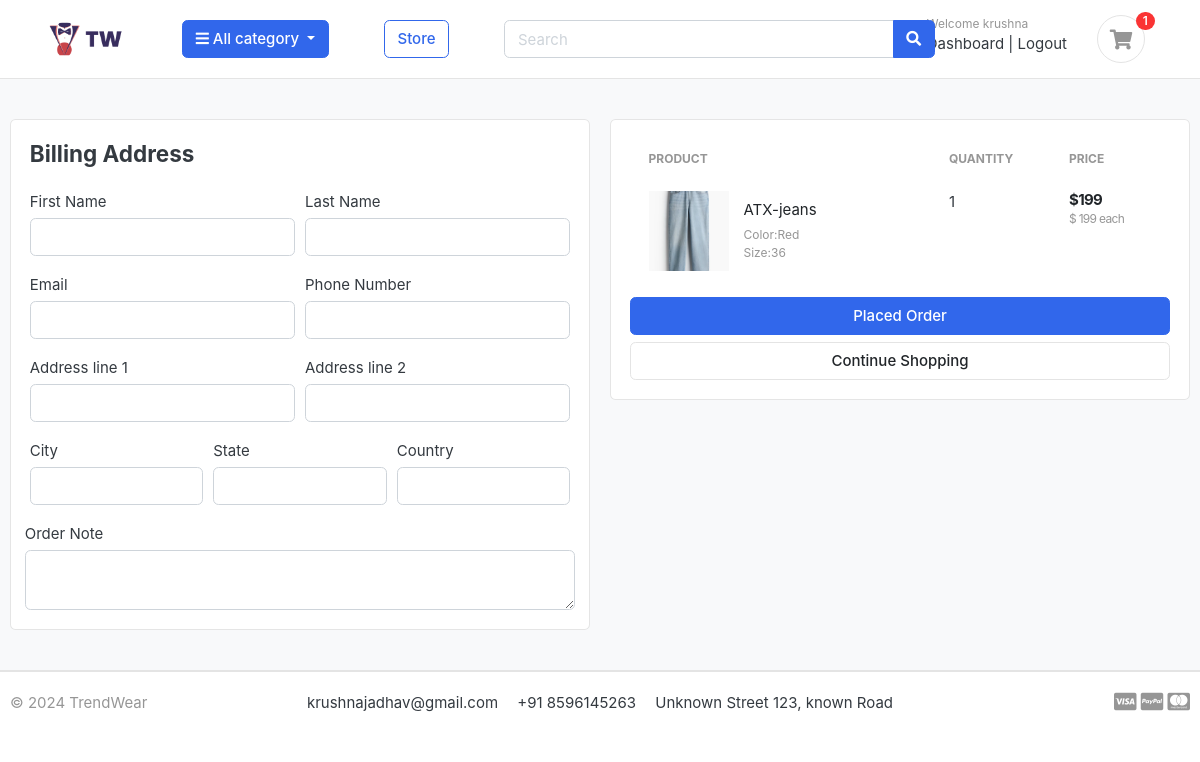
The app's page /cart/checkout/ (signed in) with its own data.
### accounts/models.py (models this page shows, shortened)
class Account(AbstractBaseUser):
    first_name   = models.CharField(max_length=50)
    last_name    = models.CharField(max_length=50)
    username     = models.CharField(max_length=50,unique=True)
    email        = models.EmailField(max_length=100,unique=True)
    phone_number = models.CharField(max_length=50)
    date_joined   = models.DateTimeField(auto_now_add=True)
    last_login    = models.DateTimeField(auto_now_add=True)
    is_admin      = models.BooleanField(default=False)
    is_staff      = models.BooleanField(default=False)
    is_active     = models.BooleanField(default=False)
    is_superadmin = models.BooleanField(default=False)
    USERNAME_FIELD = 'email'
    REQUIRED_FIELDS =['username','first_name','last_name']
    objects=MyAccountManager()

### cart/models.py (models this page shows, shortened)
class CartItem(models.Model):
    user = models.ForeignKey(Account,on_delete=models.CASCADE,null=True)
    product=models.ForeignKey(Product,on_delete=models.CASCADE)
    variation = models.ManyToManyField(Variation,blank=True)
    cart = models.ForeignKey(Cart,on_delete=models.CASCADE,null=True)
    quantity=models.IntegerField()
    is_active=models.BooleanField(default=True)
    def sub_total(self):
        return self.product.price * self.quantity

### store/models.py (models this page shows, shortened)
class Product(models.Model):
    product_name  =models.CharField(max_length=200,unique=True)
    slug          =models.SlugField(max_length=200,unique=True)
    description   =models.TextField(max_length=500,blank=True)
    price         =models.IntegerField()
    images        =models.ImageField(upload_to='photos/products')
    stock         =models.IntegerField()
    is_available  =models.BooleanField(default=True)
    category      =models.ForeignKey(Category,on_delete=models.CASCADE)
    created_date  =models.DateTimeField(auto_now_add=True)
    modified_date =models.DateTimeField(auto_now=True)
    def get_url(self):
        return reverse('product_detail',args=[self.category.slug,self.slug])

class Variation(models.Model):
    product   = models.ForeignKey(Product,on_delete=models.CASCADE)
    variation_category = models.CharField(max_length=100,choices=variation_category_choice)
    variation_value  = models.CharField(max_length=100)
    is_active  = models.BooleanField(default=True)
    created_date  = models.DateTimeField(auto_now=True)
    objects = VariationManager()

### cart/views.py (the view)
# urls.py: path('checkout/',v.checkout,name='checkout')
@login_required(login_url='login')
def checkout(request,total=0,quantity=0,cart_item=None):
    try:
        tax=0
        grand_total=0
        if request.user.is_authenticated:
            cart_items=CartItem.objects.filter(user=request.user,is_active=True)
        else:
            cart=Cart.objects.get(cart_id=_cart_id(request))
            cart_items=CartItem.objects.filter(cart=cart,is_active=True)
        for cart_item in cart_items:
            total += (cart_item.product.price * cart_item.quantity )
            quantity+=cart_item.quantity
        tax =(2*total)/100
        grand_total = total + tax
    except ObjectDoesNotExist:
        pass
    context  = {
        'total':total,
        'quantity':quantity,
        'cart_items':cart_items,
        'tax':tax,
        'grand_total':grand_total
    }
    return render(request,'store/checkout.html',context)

### EK_app/context_processors.py (called while the page is built)
def menu_links(request):
    links = Category.objects.all()
    return dict(links=links)

### EK_app/models.py (called while the page is built)
    def get_url(self):
        return reverse('products_by_category',args=[self.slug])

### cart/context_processors.py (called while the page is built)
def counter(request):
    cart_count=0
    if 'admin' in request.path:
        return {}
    else:
        try:
            cart=Cart.objects.filter(cart_id=_cart_id(request))
            if request.user.is_authenticated:
                cart_items = CartItem.objects.all().filter(user=request.user)
            else:
                cart_items = CartItem.objects.all().filter(cart=cart[:1])
            for cart_item in cart_items:
                cart_count  += cart_item.quantity
        except Cart.DoesNotExist:
            cart_count=0
    return dict(cart_count=cart_count)

### cart/views.py (called while the page is built)
def _cart_id(request):
    cart=request.session.session_key
    if not cart:
        cart=request.session.create()
    return cart

### EK_app/templates/store/checkout.html (shortened to what this page needs)
{% extends "base.html" %}
{% load static %}
{% block content %}
<section class="section-content padding-y bg">
    <div class="container">
    <div class="row">
        <aside class="col-lg-6">
    <div class="card">
        <div class="card-body">
            <h4 class="card-title mb-4">Billing Address</h4>
            <form action="{% url 'place_order' %}" method="POST">
                <div class="form-row">
                    <div class="col form-group">
                        <label for="">First Name</label>
                        <input type="text" name="first_name" class="form-control" required>
                    </div>
                    <div class="col form-group">
                        <label for="">Last Name</label>
                        <input type="text" name="last_name" class="form-control" required>
                    </div>
                </div>
                <div class="form-row">
                    <div class="col form-group">
                        <label for="">Email</label>
                        <input type="email" name="email" class="form-control" required>
                    </div>
                    <div class="col form-group">
                        <label for="">Phone Number</label>
                        <input type="text" name="phone" class="form-control" required>
                    </div>
                </div>
                <div class="form-row">
                    <div class="col form-group">
                        <label for="">Address line 1</label>
                        <input type="text" name="address_line_1" class="form-control" required>
                    </div>
                    <div class="col form-group">
                        <label for="">Address line 2</label>
                        <input type="text" name="address_line_2" class="form-control" >
                    </div>
                </div>
                <div class="form-row">
                    <div class="col form-group">
                        <label for="">City</label>
                        <input type="text" name="city" class="form-control" required>
                    </div>
                    <div class="col form-group">
                        <label for="">State</label>
                        <input type="text" name="state" class="form-control" required >
                    </div>
                    <div class="col form-group">
                        <label for="">Country</label>
                        <input type="text" name="country" class="form-control" required >
                    </div>
                </div>
                <div class="form-row">
                    <label for="">Order Note</label>
                    <textarea name="order_note"  rows="2" class="form-control"></textarea>
                </div>
        </div>
    </div>
        </aside>
        <aside class="col-lg-6">
            <div class="card">
            <div class="card-body">
                <table class="table table-borderless table-shopping-cart">
                    <thead class="text-muted">
                    <tr class="small text-uppercase">
                      <th scope="col">Product</th>
                      <th scope="col" width="120">Quantity</th>
                      <th scope="col" width="120">Price</th>
                    </tr>
                    </thead>
                    <tbody>
                    {% for cart_item in cart_items  %}
                    <tr>
                        <td>
                            <figure class="itemside align-items-center">
                                <div class="aside"><img src="{{ cart_item.product.images.url}}" class="img-sm"></div>
                                <figcaption class="info">
                                    <a href="{{ cart_item.product.get_url }}" class="title text-dark">{{cart_item.product.product_name }}</a>
                                    <p class="text-muted small">
                                        {% if cart_item.variation.all %}
                                         {% for item in cart_item.variation.all  %}
                                          {{item.variation_category| capfirst}}:{{item.variation_value | capfirst}} <br>
                                         {% endfor %}
                                        {% endif %}
                                    </p>
                                </figcaption>
                            </figure>
                        </td>
                        <td>
                            <label for="">{{ cart_item.quantity}}</label>
                        </td>
                        <td>
                            <div class="price-wrap">
                                <var class="price">${{ cart_item.sub_total }}</var>
                                <small class="text-muted">$ {{cart_item.product.price}} each </small>
                            </div>
                        </td>
                    </tr>
                    {% endfor %}
                    </tbody>
                    </table>
                <button type="submit" name="submit" class="btn btn-primary btn-block">Placed Order</button>
                <a href="{% url "storev" %}" class="btn btn-light btn-block">Continue Shopping</a>
            </div>
            </div>
    </aside>
    </div>
    </div>
    </section>
{% endblock content %}

### EK_app/templates/includes/navbar.html (shortened to what this page needs)
{% load static %}
<header class="section-header">
    <section class="header-main border-bottom">
        <div class="container-fluid">
    <div class="row align-items-center">
        <div class="">
            <a href="/" class="brand-wrap">
                <img class="logo ml-5 mr-5"  src="{% static "./images/logo1.png" %}" >
            </a>
        </div>
        <div class="col-lg col-sm col-md col-6 flex-grow-0">
            <div class="category-wrap dropdown d-inline-block float-right">
                <button type="button" class="btn btn-primary dropdown-toggle" data-toggle="dropdown">
                    <i class="fa fa-bars"></i> All category
                </button>
            </div>
        </div>
        <a href="{% url "storev" %}" class="btn btn-outline-primary ml-5">Store</a>
        <div class="col-lg  col-md-6 col-sm-12 col">
            <form action="{% url "search" %}" class="search" method='GET'>
                <div class="input-group w-70 ml-5 ">
                    <input type="text" class="form-control" style="width:60%;" placeholder="Search" name="keyword">
                    <div class="input-group-append">
                      <button class="btn btn-primary " type="submit">
                        <i class="fa fa-search"></i>
                      </button>
                    </div>
                </div>
            </form>
        </div>
        <div class="col-lg-3 col-sm-6 col-8 order-2 order-lg-3">
                    <div class="d-flex justify-content-end mb-3 mb-lg-0">
                        {% if user.id is None %}
                        <div class="widget-header mr-4">
                            <small class="title text-muted">Welcome guest!</small>
                            <div>
                                <a href="{% url 'login' %}">Sign in</a> <span class="dark-transp"> | </span>
                                <a href="{% url 'register' %}"> Register</a>
                            </div>
                        </div>
                        {% else %}
                        <div class="widget-header">
                            <small class="title text-muted">Welcome {{user.first_name}}</small>
                            <div>
                                <a href="{% url "dashboard" %}">Dashboard</a> <span class="dark-transp"> | </span>
                                <a href="{% url 'logout' %}">Logout</a>
                            </div>
                        </div>
                        {% endif %}
                        <a href="{% url "cart" %}" class="widget-header pl-3 ml-3">
                            <div class="icon icon-sm rounded-circle border mr-5"><i class="fa fa-shopping-cart"></i></div>
                            <span class="badge badge-pill badge-danger notify mr-5">{{ cart_count }}</span>
                        </a>
                    </div>
                </div>
    </div>
        </div>
    </section>
    </header>

### EK_app/static/css/style.css (style rules this page uses)
* { padding: 0; margin: 0; }

### EK_app/static/css/ui.css (style rules this page uses)
html { font-family: "Inter", sans-serif; font-size: 15px; }
.price-wrap { letter-spacing: -0.7px; }
.icon-xs, .icon-sm, .icon-md, .icon-lg { display: inline-block; text-align: center; flex-shrink: 0; flex-grow: 0; }
.icon-sm { width: 48px; height: 48px; line-height: 48px !important; font-size: 20px; }
.img-xs, .img-sm, .img-md, .img-lg { -o-object-fit: cover; object-fit: cover; flex-shrink: 0; flex-grow: 0; }
.img-sm { width: 80px; height: 80px; }
.padding-y { padding-top: 40px; padding-bottom: 40px; }
var { font-style: normal; }
figure { margin-bottom: 0; }
article:after, .form-group:after { display: block; clear: both; content: ""; }
.bg { background-color: #f8f9fa; }
p:last-child { margin-bottom: 0; }
.header-main { position: relative; padding-top: 1rem; padding-bottom: 1rem; }
.brand-wrap .logo, .navbar-brand .logo { margin-right: 7px; max-height: 42px; display: inline-block; }
.widget-header { display: inline-block; vertical-align: middle; position: relative; }
.widget-header a { color: #343a40; }
.widget-header i { color: #969696; }
.widget-header .title { display: block; }
.widget-header .notify { position: absolute; top: -3px; right: -10px; }
.btn-light { background-color: #fff; border-color: #e4e4e4; }
.itemside { position: relative; display: flex; width: 100%; }
.itemside .aside { position: relative; flex-shrink: 0; }
.itemside .info { padding-left: 15px; padding-right: 7px; }
.itemside p { margin-bottom: 0; }
.itemside .title { display: block; margin-bottom: 5px; color: #212529; }
.notify { position: absolute; top: -4px; right: -10px; display: inline-block; padding: 0.25em 0.6em; font-size: 12px; line-height: 1; text-align: center; border-radius: 3rem; color: #fff; background-color: #fa3434; }
.price { font-weight: 600; color: #212529; }
.table-shopping-cart.table td, .table-shopping-cart.table th { padding-left: 1.25rem; padding-right: 1.25rem; }
.table-shopping-cart .price-wrap { line-height: 1.2; }
.table-shopping-cart .price { font-weight: bold; margin-right: 5px; display: block; }

### records on screen
Account: first_name "krushna"
CartItem: product.images (picture), product.product_name "ATX-jeans", quantity "1", sub_total "199", product.price "199"
Variation: variation_category "Color", variation_value "Red"
Variation: variation_category "Size", variation_value "36"

### other values on screen
{{ cart_count }} "1"
